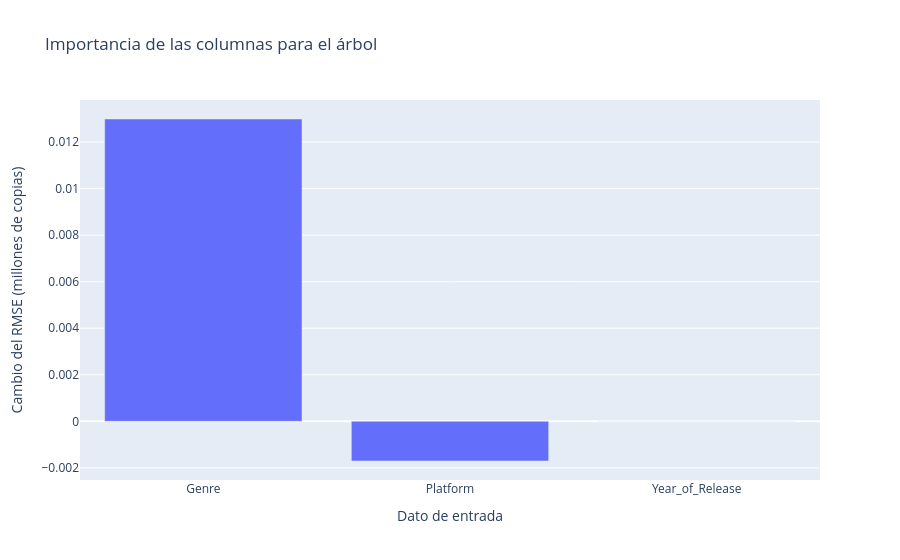

This figure's notebook cell:
### Markdown cell above
## 9. Interpretation — Explicar las predicciones

Para entender el árbol, compruebo qué pasa si mezclamos al azar los valores de una columna al hacer las predicciones. Si el error aumenta, esa columna era útil para el modelo. Esto se llama **importancia por permutación**; no prueba que una característica cause más ventas.

 Así se puede comprobar que el modelo devuelve cifras, pero no acierta exactamente en todos los casos.

### Code cell
importancia = permutation_importance(
    modelo_final, test[COLUMNAS], real_test,
    n_repeats=2, random_state=SEMILLA,
    scoring='neg_root_mean_squared_error', n_jobs=1)

importancias = pd.DataFrame({
    'Columna': COLUMNAS,
    'Aumento del RMSE (M)': importancia.importances_mean
})
fig = px.bar(importancias, x='Columna', y='Aumento del RMSE (M)',
             title='Importancia de las columnas para el árbol')
fig.update_layout(xaxis_title='Dato de entrada',
                  yaxis_title='Cambio del RMSE (millones de copias)')
fig.show()

# Tres ejemplos fijos para que siempre aparezcan los mismos juegos.
ejemplos = test.sample(n=3, random_state=SEMILLA).copy()
ejemplos['Estimación (M)'] = modelo_final.predict(ejemplos[COLUMNAS])
ejemplos['Error (M)'] = abs(ejemplos['Global_Sales'] - ejemplos['Estimación (M)'])
display(ejemplos[['Name', 'Genre', 'Platform', 'Year_of_Release',
                  'Global_Sales', 'Estimación (M)', 'Error (M)']].round(3))

### Figure 1 — Plotly figure (JSON) as saved in the notebook; plotly's stock layout.template omitted (floating-point values rounded to 4 significant figures)
{"data": [{"hovertemplate": "Columna=%{x}<br>Aumento del RMSE (M)=%{y}<extra></extra>", "legendgroup": "", "marker": {"color": "#636efa", "pattern": {"shape": ""}}, "name": "", "orientation": "v", "showlegend": false, "textposition": "auto", "type": "bar", "x": ["Genre", "Platform", "Year_of_Release"], "xaxis": "x", "y": [0.01299, -0.001705, 0.0], "yaxis": "y"}], "layout": {"barmode": "relative", "legend": {"tracegroupgap": 0}, "title": {"text": "Importancia de las columnas para el árbol"}, "xaxis": {"anchor": "y", "domain": [0.0, 1.0], "title": {"text": "Dato de entrada"}}, "yaxis": {"anchor": "x", "domain": [0.0, 1.0], "title": {"text": "Cambio del RMSE (millones de copias)"}}}}
